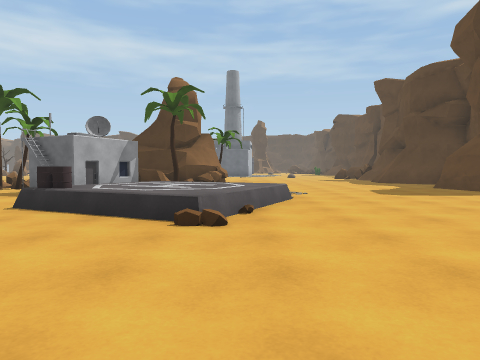
view 1 (above)

19 first-person views from a walk through a scene from a Unity 3-D project. The camera is 1.2 m above the floor, tilts 2° down and sees 70° across. The floor is counted in squares, 2 m on a side. Each view is taken from the middle of a square. On the plan, view 1 faces up. The plan holds only what a view shows up to about 10 squares ahead; the rest is blank. The place goes on beyond the plan.

view 2
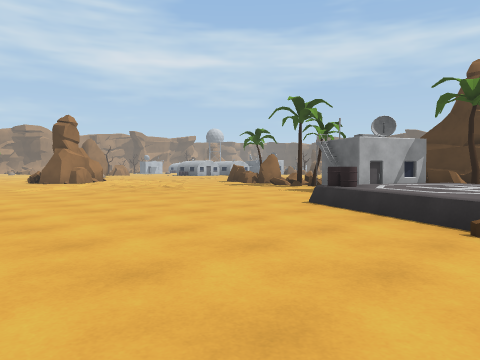

view 3
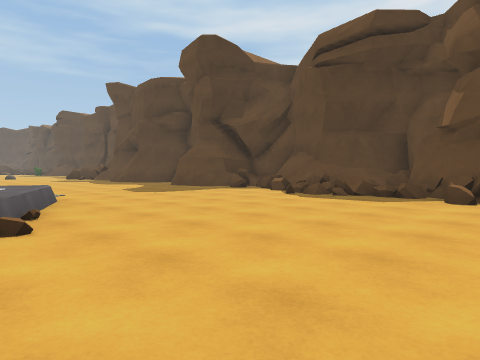

view 4
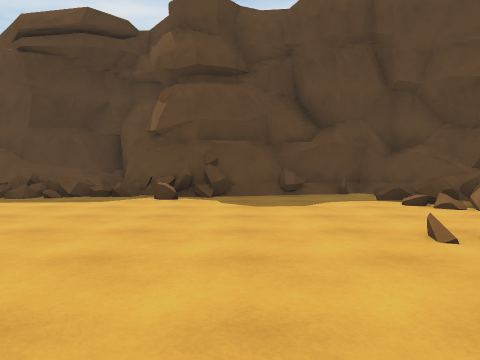

view 5
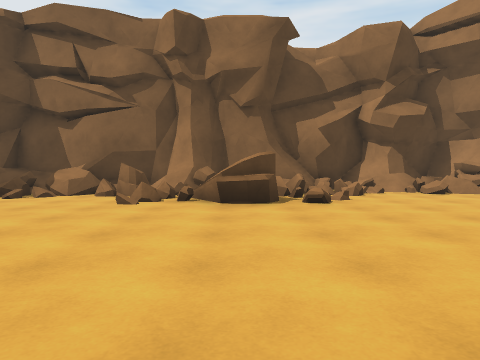

view 6
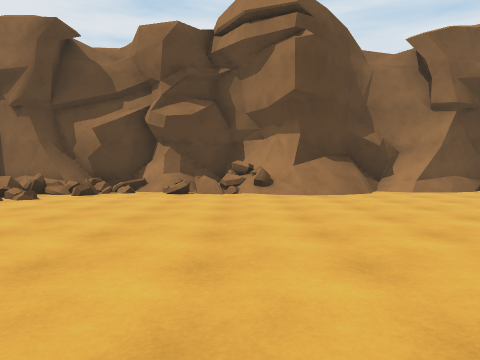

view 7
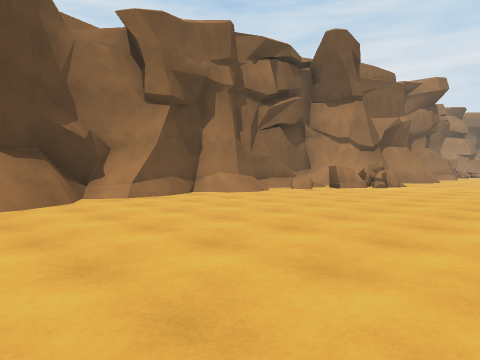

view 8
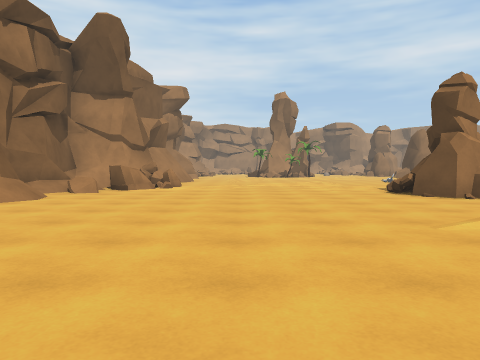

view 9
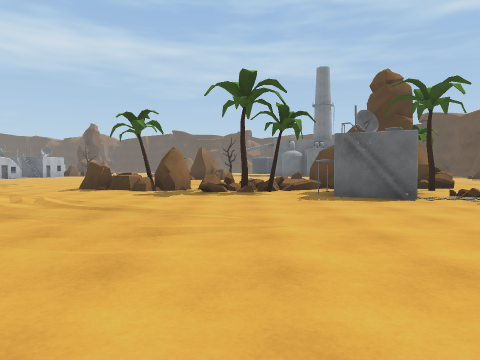

view 10
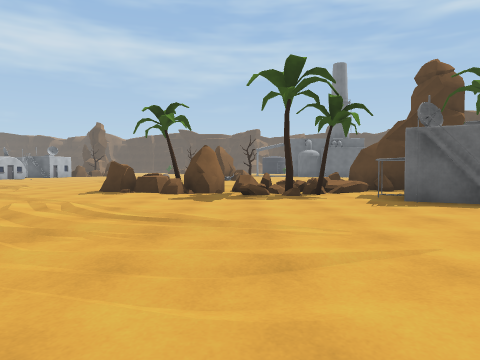

view 11
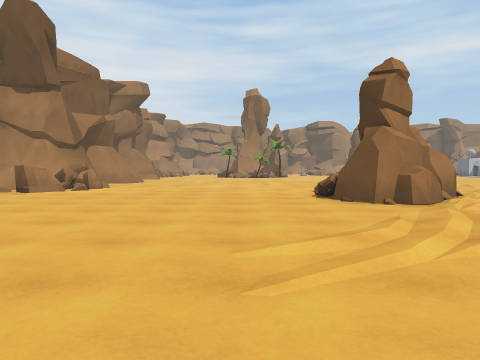

view 12
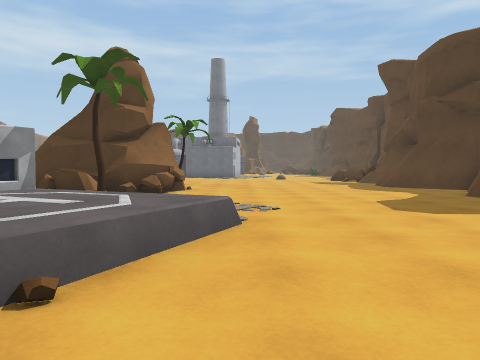

view 13
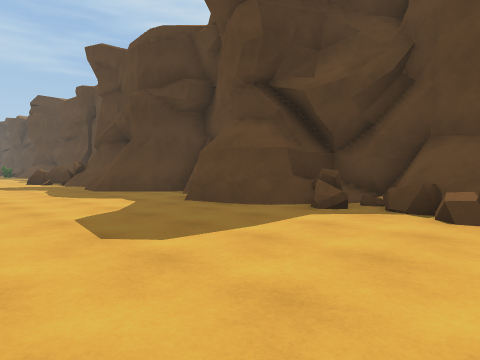

view 14
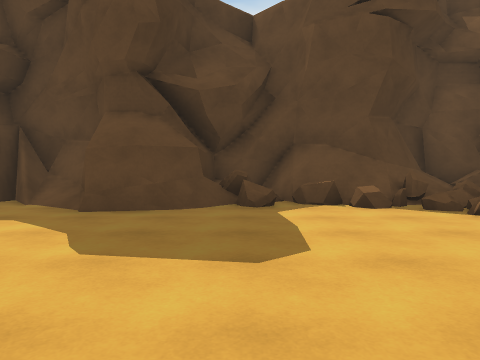

view 15
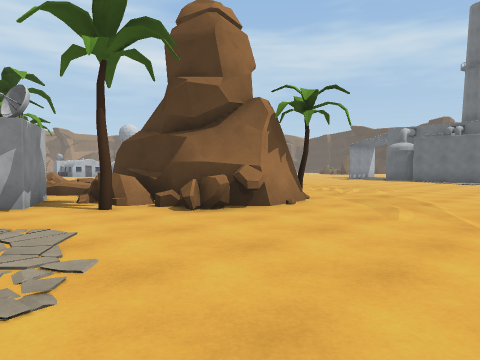

view 16
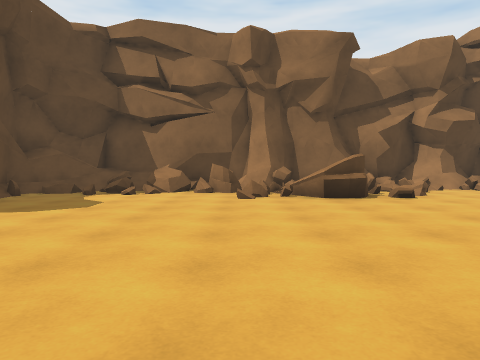

view 17
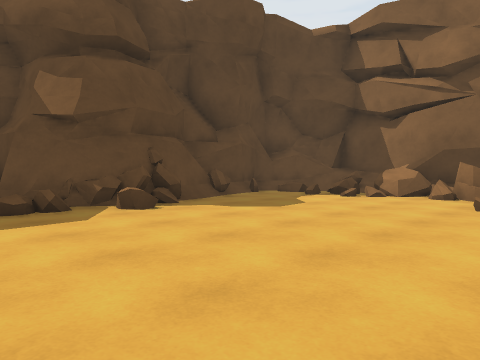

view 18
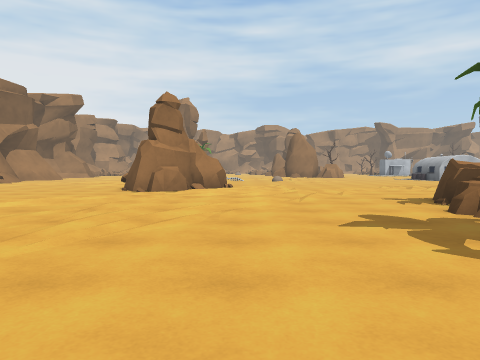

view 19
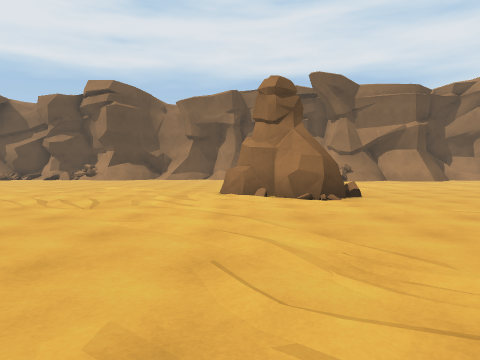

### Floor plan
Key: @ floor where view 1 was taken; # wall or solid block; . main floor; : floor 0.5 m higher than the main floor; + floor 0.75 m higher than the main floor; / step, stairs or slope; = window, fence, low wall or low ledge; ^ raised ledge; T tree; B building; R rock.
Columns run from 18 left of view 1 to 9 right of it. Each row starts with its distance up from view 1.
 19                   ..
 18                  ...
 17                 ....
 16                 ..... ..
 15                 ..... ..#
 14                  T... ..##
 13     .            #....../##
 12    /... R    #####......./#
 11   .....RTR#==#####......./#
 10   .......R#TTB##T.......###
  9  ............BBB........###
  8 .............BBB:........=##
  7 ................:::=.....=##
  6 ..##...........= ://.....=#
  5 .. ##./........#=#=.....#=^^
  4 ...#/............=......#+##
  3 ......................../###
  2 ........................=#
  1 ........................##
  0 ..................@......#
 -1 .........................#
 -2 #=...............#===....#
 -3 #^=.............####..#=##
 -4 #==......///==.#=# #=====#
 -5 ########/###=#/##  #######
 -6        #########

Positions as (right, up) in squares from view 1, and headings:
1: (0, 0), facing up
2: (0, 0), facing up-left
3: (-1, 0), facing up-right
4: (-1, 0), facing right
5: (0, 4), facing down
6: (-6, 4), facing down
7: (-7, 2), facing down-left
8: (-7, 0), facing left
9: (-7, 1), facing up
10: (-8, 2), facing up
11: (-8, 2), facing left
12: (1, 3), facing up
13: (2, 5), facing up-right
14: (1, 8), facing right
15: (3, 8), facing up-left
16: (2, 5), facing down
17: (1, 4), facing down-right
18: (-5, 7), facing left
19: (-14, 13), facing down
